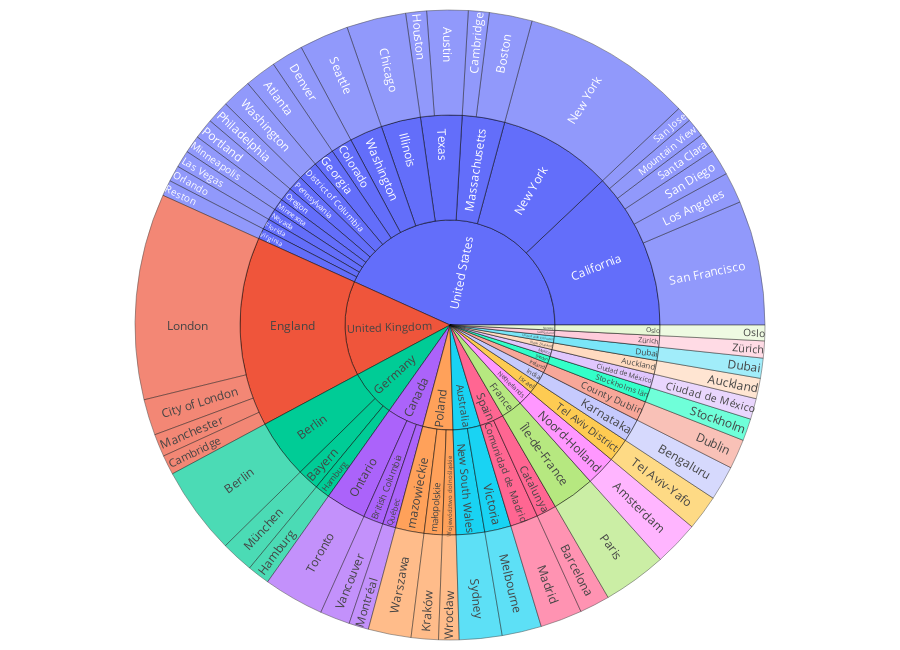

This figure's notebook cell:
### Code cell
# Plot starburst diagram of event locations
cols = ['country_name', 'region', 'locality']
n = 50
custom_sunburst(df_both, cols, n, div=False)

### Figure 1 — Plotly figure (JSON) as saved in the notebook; plotly's stock layout.template omitted (floating-point values rounded to 4 significant figures)
{"data": [{"branchvalues": "total", "domain": {"x": [0, 1], "y": [0, 1]}, "hoverlabel": {"namelength": 0}, "hovertemplate": "%{id}: %{value}", "ids": ["Netherlands/Noord-Holland/Amsterdam", "United States/Georgia/Atlanta", "New Zealand/Auckland/Auckland", "United States/Texas/Austin", "Spain/Catalunya/Barcelona", "India/Karnataka/Bengaluru", "Germany/Berlin/Berlin", "United States/Massachusetts/Boston", "United Kingdom/England/Cambridge", "United States/Massachusetts/Cambridge", "United States/Illinois/Chicago", "United Kingdom/England/City of London", "Mexico/Ciudad de México/Ciudad de México", "United States/Colorado/Denver", "United Arab Emirates/Dubai/Dubai", "Ireland/County Dublin/Dublin", "Germany/Hamburg/Hamburg", "United States/Texas/Houston", "Poland/małopolskie/Kraków", "United States/Nevada/Las Vegas", "United Kingdom/England/London", "United States/California/Los Angeles", "Spain/Comunidad de Madrid/Madrid", "United Kingdom/England/Manchester", "Australia/Victoria/Melbourne", "United States/Minnesota/Minneapolis", "Canada/Québec/Montréal", "United States/California/Mountain View", "Germany/Bayern/München", "United States/New York/New York", "United States/Florida/Orlando", "Norway/Oslo/Oslo", "France/Île-de-France/Paris", "United States/Pennsylvania/Philadelphia", "United States/Oregon/Portland", "United States/Virginia/Reston", "United States/California/San Diego", "United States/California/San Francisco", "United States/California/San Jose", "United States/California/Santa Clara", "United States/Washington/Seattle", "Sweden/Stockholms län/Stockholm", "Australia/New South Wales/Sydney", "Israel/Tel Aviv District/Tel Aviv-Yafo", "Canada/Ontario/Toronto", "Canada/British Columbia/Vancouver", "Poland/mazowieckie/Warszawa", "United States/District of Columbia/Washington", "Poland/Województwo dolnośląskie/Wrocław", "Switzerland/Zürich/Zürich", "New Zealand/Auckland", "Germany/Bayern", "Germany/Berlin", "Canada/British Columbia", "United States/California", "Spain/Catalunya", "Mexico/Ciudad de México", "United States/Colorado", "Spain/Comunidad de Madrid", "Ireland/County Dublin", "United States/District of Columbia", "United Arab Emirates/Dubai", "United Kingdom/England", "United States/Florida", "United States/Georgia", "Germany/Hamburg", "United States/Illinois", "India/Karnataka", "United States/Massachusetts", "United States/Minnesota", "United States/Nevada", "Australia/New South Wales", "United States/New York", "Netherlands/Noord-Holland", "Canada/Ontario", "United States/Oregon", "Norway/Oslo", "United States/Pennsylvania", "Canada/Québec", "Sweden/Stockholms län", "Israel/Tel Aviv District", "United States/Texas", "Australia/Victoria", "United States/Virginia", "United States/Washington", "Poland/Województwo dolnośląskie", "Switzerland/Zürich", "Poland/mazowieckie", "Poland/małopolskie", "France/Île-de-France", "Australia", "Canada", "France", "Germany", "India", "Ireland", "Israel", "Mexico", "Netherlands", "New Zealand", "Norway", "Poland", "Spain", "Sweden", "Switzerland", "United Arab Emirates", "United Kingdom", "United States"], "insidetextorientation": "radial", "labels": ["Amsterdam", "Atlanta", "Auckland", "Austin", "Barcelona", "Bengaluru", "Berlin", "Boston", "Cambridge", "Cambridge", "Chicago", "City of London", "Ciudad de México", "Denver", "Dubai", "Dublin", "Hamburg", "Houston", "Kraków", "Las Vegas", "London", "Los Angeles", "Madrid", "Manchester", "Melbourne", "Minneapolis", "Montréal", "Mountain View", "München", "New York", "Orlando", "Oslo", "Paris", "Philadelphia", "Portland", "Reston", "San Diego", "San Francisco", "San Jose", "Santa Clara", "Seattle", "Stockholm", "Sydney", "Tel Aviv-Yafo", "Toronto", "Vancouver", "Warszawa", "Washington", "Wrocław", "Zürich", "Auckland", "Bayern", "Berlin", "British Columbia", "California", "Catalunya", "Ciudad de México", "Colorado", "Comunidad de Madrid", "County Dublin", "District of Columbia", "Dubai", "England", "Florida", "Georgia", "Hamburg", "Illinois", "Karnataka", "Massachusetts", "Minnesota", "Nevada", "New South Wales", "New York", "Noord-Holland", "Ontario", "Oregon", "Oslo", "Pennsylvania", "Québec", "Stockholms län", "Tel Aviv District", "Texas", "Victoria", "Virginia", "Washington", "Województwo dolnośląskie", "Zürich", "mazowieckie", "małopolskie", "Île-de-France", "Australia", "Canada", "France", "Germany", "India", "Ireland", "Israel", "Mexico", "Netherlands", "New Zealand", "Norway", "Poland", "Spain", "Sweden", "Switzerland", "United Arab Emirates", "United Kingdom", "United States"], "marker": {"line": {"color": "#000000", "width": 0.5}}, "name": "", "parents": ["Netherlands/Noord-Holland", "United States/Georgia", "New Zealand/Auckland", "United States/Texas", "Spain/Catalunya", "India/Karnataka", "Germany/Berlin", "United States/Massachusetts", "United Kingdom/England", "United States/Massachusetts", "United States/Illinois", "United Kingdom/England", "Mexico/Ciudad de México", "United States/Colorado", "United Arab Emirates/Dubai", "Ireland/County Dublin", "Germany/Hamburg", "United States/Texas", "Poland/małopolskie", "United States/Nevada", "United Kingdom/England", "United States/California", "Spain/Comunidad de Madrid", "United Kingdom/England", "Australia/Victoria", "United States/Minnesota", "Canada/Québec", "United States/California", "Germany/Bayern", "United States/New York", "United States/Florida", "Norway/Oslo", "France/Île-de-France", "United States/Pennsylvania", "United States/Oregon", "United States/Virginia", "United States/California", "United States/California", "United States/California", "United States/California", "United States/Washington", "Sweden/Stockholms län", "Australia/New South Wales", "Israel/Tel Aviv District", "Canada/Ontario", "Canada/British Columbia", "Poland/mazowieckie", "United States/District of Columbia", "Poland/Województwo dolnośląskie", "Switzerland/Zürich", "New Zealand", "Germany", "Germany", "Canada", "United States", "Spain", "Mexico", "United States", "Spain", "Ireland", "United States", "United Arab Emirates", "United Kingdom", "United States", "United States", "Germany", "United States", "India", "United States", "United States", "United States", "Australia", "United States", "Netherlands", "Canada", "United States", "Norway", "United States", "Canada", "Sweden", "Israel", "United States", "Australia", "United States", "United States", "Poland", "Switzerland", "Poland", "Poland", "France", "", "", "", "", "", "", "", "", "", "", "", "", "", "", "", "", "", ""], "type": "sunburst", "values": [1544, 1089, 706, 1420, 1041, 1196, 3046, 1481, 677, 718, 2049, 1243, 719, 1106, 694, 1022, 774, 719, 938, 593, 7110, 1068, 1443, 782, 1363, 609, 681, 643, 1118, 5884, 556, 542, 2201, 781, 699, 548, 904, 4297, 538, 663, 1703, 763, 1471, 1213, 2088, 1035, 1479, 1028, 704, 588, 706, 1118, 3046, 1035, 8113, 1041, 719, 1106, 1443, 1022, 1028, 694, 9812, 556, 1089, 774, 2049, 1196, 2199, 609, 593, 1471, 5884, 1544, 2088, 699, 542, 781, 681, 763, 1213, 2139, 1363, 548, 1703, 704, 588, 1479, 938, 2201, 2834, 3804, 2201, 4938, 1196, 1022, 1213, 719, 1544, 706, 542, 3121, 2484, 763, 588, 694, 9812, 29096]}], "layout": {"height": 650, "legend": {"tracegroupgap": 0}, "margin": {"b": 10, "l": 10, "r": 10, "t": 10}}}
